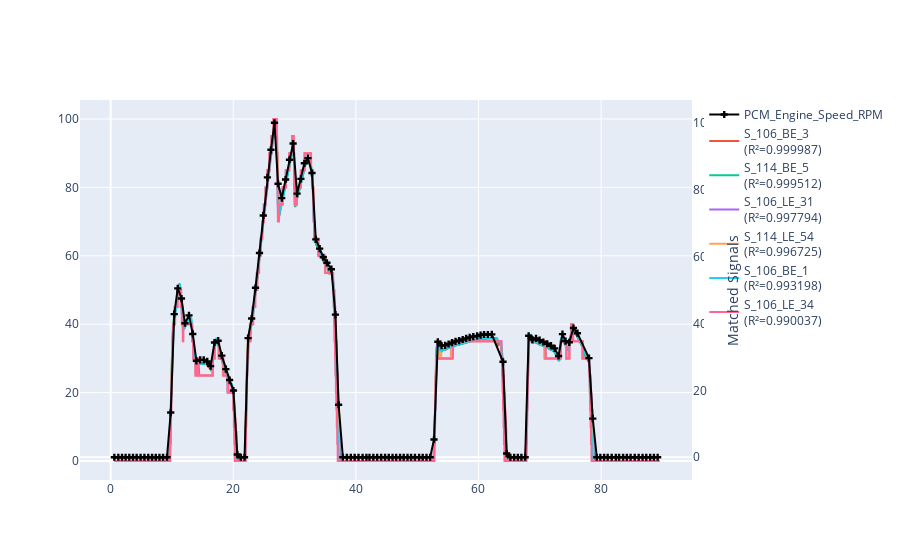

Notebook source saved alongside this figure:
### Code cell
candidates = decoder_FD3.find_signal_match(
    decoder_FD3.get_signal('18DAF110', [5, 98, 1, 213], 'PCM_Engine_Speed_RPM'),
    thresh=0.9,
    only_ts=True,
    messages = [
        decoder_FD3.get_message('106'),
        decoder_FD3.get_message('114'),
    ]
)
f = decoder_FD3.plot_signal_matches(
    decoder_FD3.get_signal('18DAF110', [5, 98, 1, 213], 'PCM_Engine_Speed_RPM'),
    candidates=candidates,
    return_fig=True)
f.show()

### Figure 1 — Plotly figure (JSON) as saved in the notebook; plotly's stock layout.template omitted (floating-point values rounded to 4 significant figures; data arrays with more than 128 entries replaced by an {"elided": "..."} marker saying what was removed)
{"data": [{"line": {"color": "black"}, "marker": {"symbol": "cross"}, "mode": "lines+markers", "name": "PCM_Engine_Speed_RPM", "type": "scatter", "x": {"elided": "142 float values"}, "y": {"elided": "142 float values"}, "yaxis": "y2"}, {"mode": "lines", "name": "S_106_BE_3<br>(R²=0.999987)", "type": "scatter", "x": {"elided": "8850 float values"}, "y": {"elided": "8850 float values"}}, {"mode": "lines", "name": "S_114_BE_5<br>(R²=0.999512)", "type": "scatter", "x": {"elided": "8891 float values"}, "y": {"elided": "8891 float values"}}, {"mode": "lines", "name": "S_106_LE_31<br>(R²=0.997794)", "type": "scatter", "x": {"elided": "8850 float values"}, "y": {"elided": "8850 float values"}}, {"mode": "lines", "name": "S_114_LE_54<br>(R²=0.996725)", "type": "scatter", "x": {"elided": "8891 float values"}, "y": {"elided": "8891 float values"}}, {"mode": "lines", "name": "S_106_BE_1<br>(R²=0.993198)", "type": "scatter", "x": {"elided": "8850 float values"}, "y": {"elided": "8850 float values"}}, {"mode": "lines", "name": "S_106_LE_34<br>(R²=0.990037)", "type": "scatter", "x": {"elided": "8850 float values"}, "y": {"elided": "8850 float values"}}], "layout": {"yaxis2": {"overlaying": "y", "showgrid": false, "side": "right", "title": {"text": "Matched Signals"}}}}
